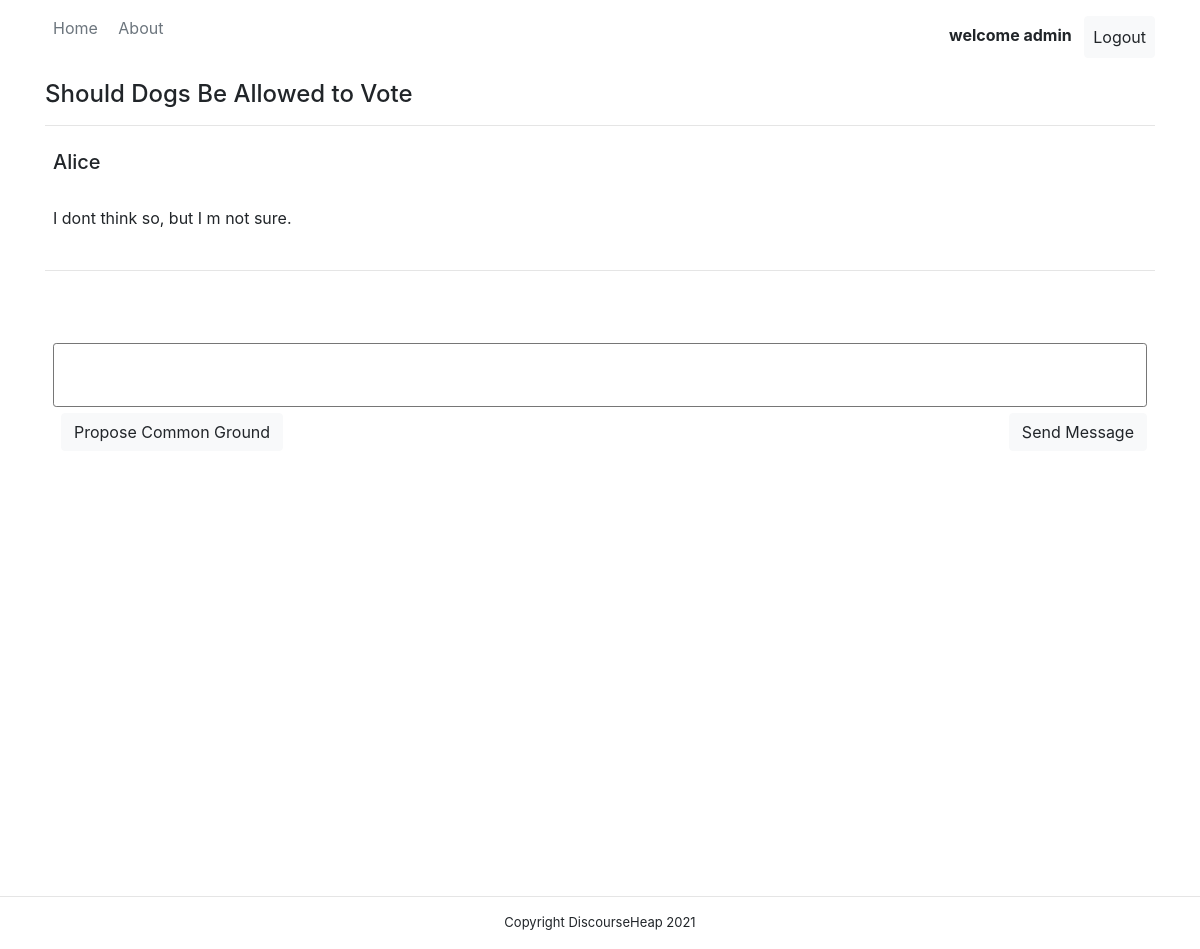
The page /discussions/discussion/2 (signed in) on the database its author committed.
### discussions/models.py (models this page shows, shortened)
class Discussion(models.Model):
    NOT_STARTED = 0
    ONGOING = 1
    COMMON_GROUND_ACHIEVED = 2
    NO_CONCLUSION = 3
    event = models.ForeignKey(Event, on_delete=models.CASCADE, null=False)
    creation_date = models.DateTimeField('date created')
    conclusion = models.IntegerField(default=0)

class Event(models.Model):
    title = models.CharField(max_length=400, null=False)
    description = models.TextField(null=False)
    img_src = models.TextField(null=True, blank=True)
    start_date = models.DateTimeField('date start')
    end_date = models.DateTimeField('date end')

class Message(models.Model):
    INITIAL = 0
    RESPONSE = 1
    COMMON_GROUND_PROPOSAL = 2
    message_type = models.IntegerField(default=0)
    user = models.ForeignKey(User, on_delete=models.SET_NULL, null=True)
    discussion = models.ForeignKey(Discussion, on_delete=models.CASCADE)
    event = models.ForeignKey(Event, on_delete=models.CASCADE, null=False)
    text = models.TextField(null=False)
    date = models.DateTimeField('date')

### discussions/views.py (the view)
# urls.py: path('discussion/<int:pk>', views.discussion, name="discussion"),
def discussion(request, pk):
    discussion = get_object_or_404(Discussion, pk=pk)
    messages = Message.objects.filter(discussion=discussion)
    return render(request, 'discussion.html', context={'discussion':discussion, 'messages':messages})

### discussions/templates/discussion.html (shortened to what this page needs)
{% extends 'base.html' %}
{% load static %}
{% block content %}
<div class="container">
    <h4>{{ discussion.event.title }}</h4>
    <hr/>
    {% for message in messages %}
        {% include 'message.html' with message=message %}
    {% endfor %}
    <br/>
    <div class="message-div">
        <br/>
        <textarea></textarea>
        <a style="float:left;" class="btn btn-light ml-2">Propose Common Ground</a>
        <a style="float:right;" class="btn btn-light ml-2">Send Message</a>
        <br/><br/><br/>
    </div>
</div>
{% endblock %}

### discussions/templates/header.html
<div>
    <div class="container py-3">
        <div style="float:left;">
            <a href="{% url 'home' %}" class="text-secondary p-2">Home</a>
            <a href="{% url 'about' %}" class="text-secondary p-2">About</a>
        </div>
        <div style="float:right;">
            {% if request.user.is_authenticated %}
                <b class="nav-head-button px-2">welcome {{ request.user }}</b>
                <a href="{% url 'logout' %}" class="btn btn-light p-2">Logout</a>
            {% else %}
                <a href="{% url 'login' %}" class="btn btn-light ml-2">Login</a>
                <a href="{% url 'signup' %}" class="btn btn-primary ml-2">Sign Up</a>
            {% endif %}
        </div>
        <br/>
    </div>
</div>

### discussions/templates/message.html
<div class="message-div">
    <h5>{{ message.user }}</h5>
    <br/>
    <p>{{ message.text }}</p>
</div>
<hr/>

### static/css/gr-styles.css (style rules this page uses)
textarea { height: 4em; width: 100%; border-radius: 0.2em; resize: none; }
.message-div { padding: 0.5em; }

### rows shown on the page
Discussion: event "Should Dogs Be Allowed to Vote"
Message: user "Alice", text "I dont think so, but I m not sure."

### other values the page prints
{{ request.user }} "admin"
